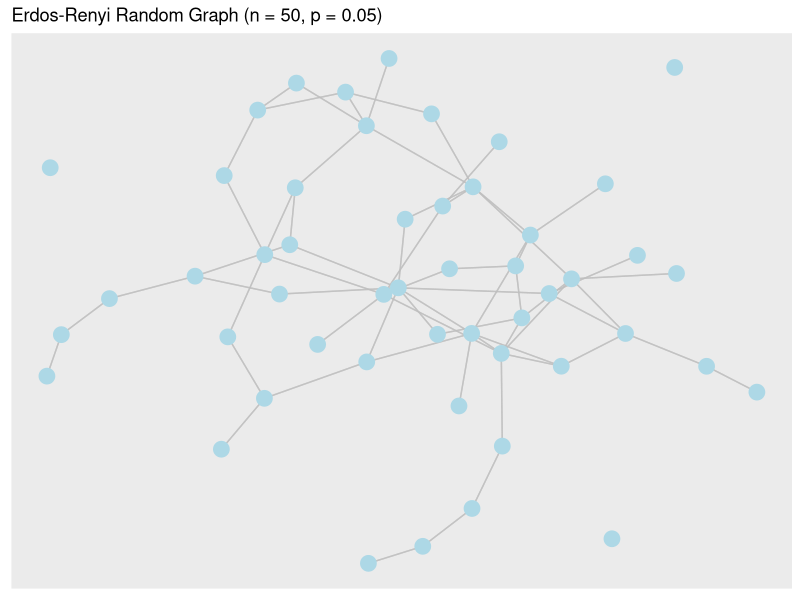
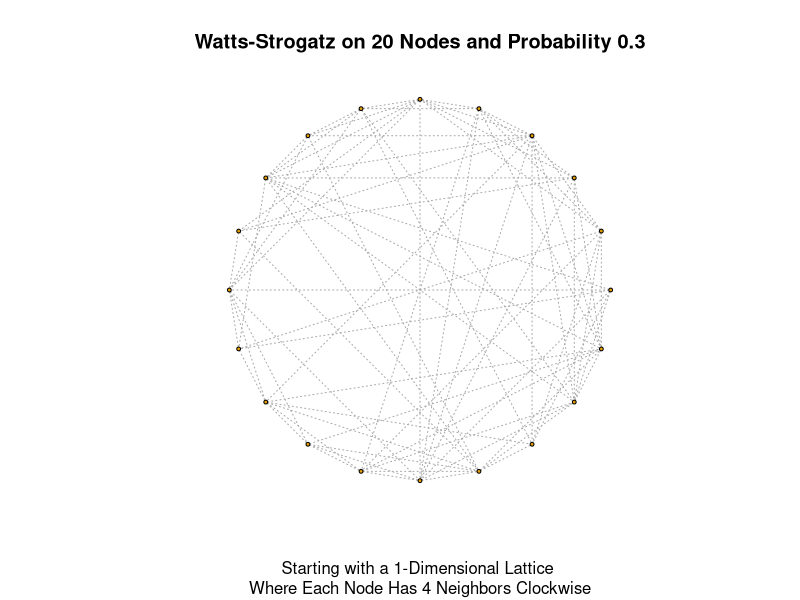
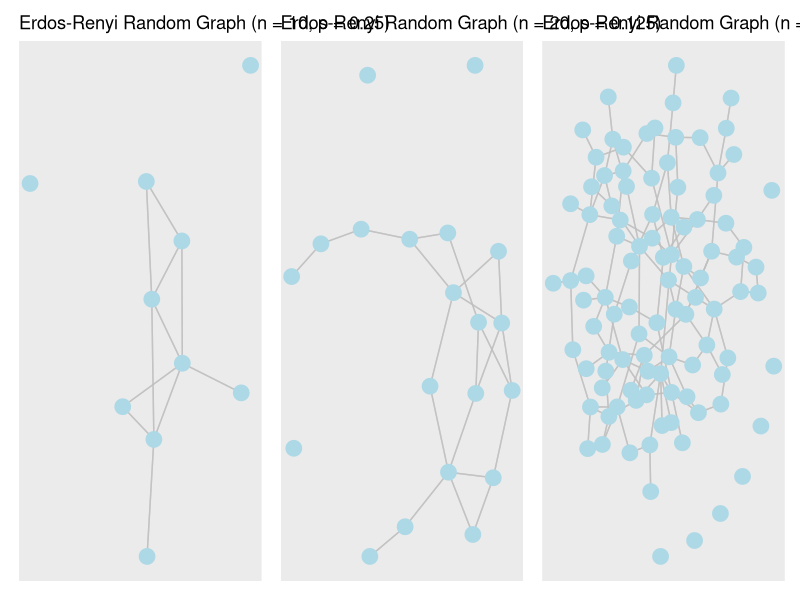
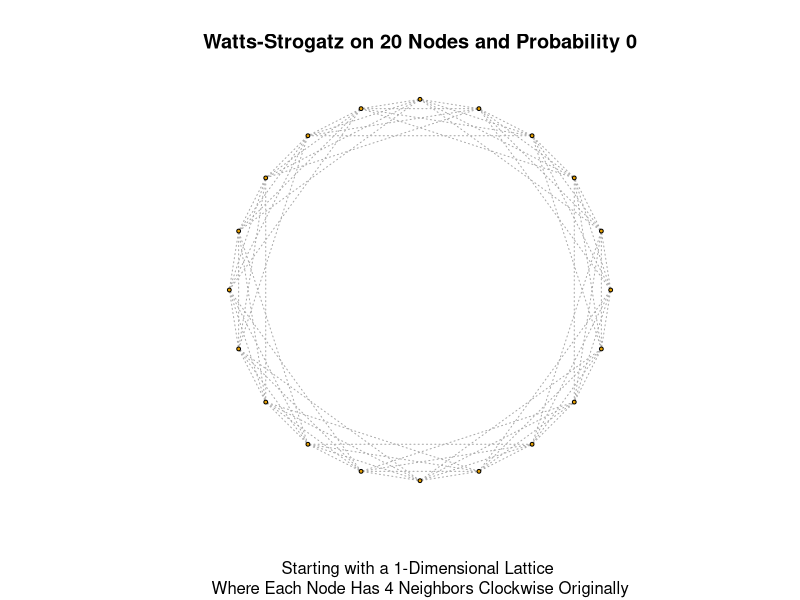
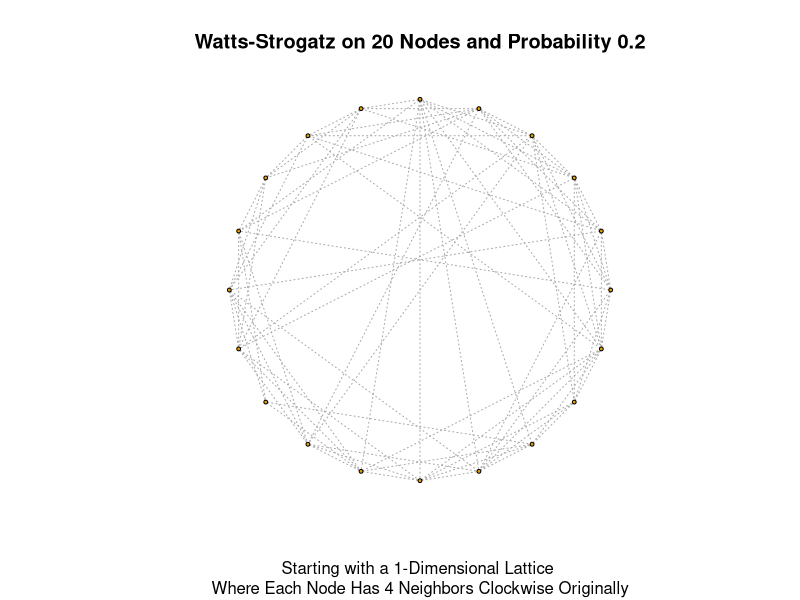
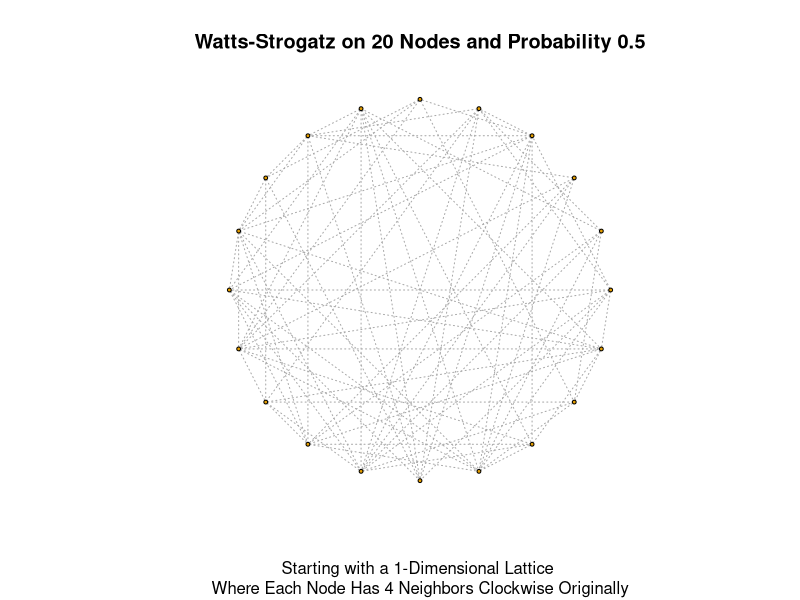
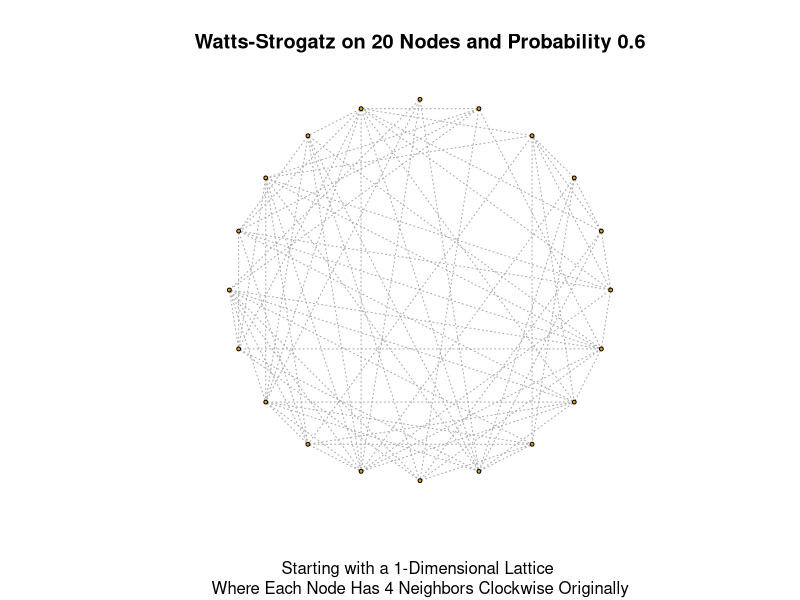
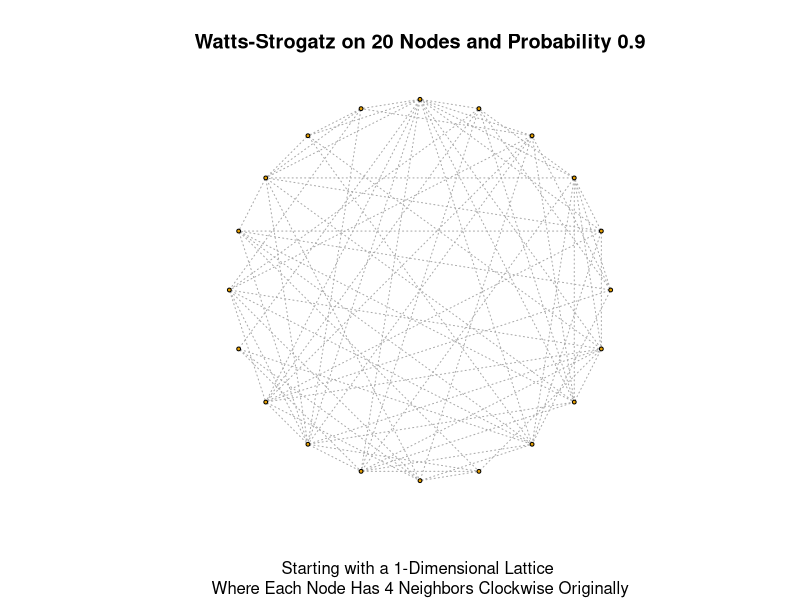

Reproduce these figures in R, in order.
# load required packages
library(ggraph)
library(igraph)
library(tidygraph)
library(dplyr)
library(patchwork)
library(glue)


# •	Simulate networks using two different models: 
# 1.	Erdös-Renyi graph G(n,p)

n = 50   # number of nodes
c = 2.5     # average degree
p = c/n   #connection probability

adj = matrix(0, n, n)     # create adjacency matrix

for(.i in 2:n){
  for(.j in 1:(.i-1)){    
    adj[.i, .j] = rbinom(1,1, p) 
    
  }
}

adj_mat <- adj + t(adj) # calculate the transpose

(ErdosRenyi_graph = graph_from_adjacency_matrix(adj_mat))

set.seed(1) # set seed for reproducing
# create plot of network
ER_plot <- ggraph(ErdosRenyi_graph, layout = "fr") +
  geom_edge_link(color = "grey", alpha = 0.7) + 
  geom_node_point(colour = "lightblue", size = 5, 
                  show.legend = FALSE) +
  labs(title = paste0("Erdos-Renyi Random Graph ",   
                      "(n = ", n, 
                      ", p = ", p, ")"))

ER_plot

# 2.	Watts-Strogatz graph (small world)
set.seed(2) #set seed for reproducing

n <- 20 # order of the graph
dim <- 1 # dimension of grid
nei <- 4 # number of neighbors in grid
p <- 0.3 # probability

# creating an example of model
(WS_graph <- sample_smallworld(dim, n, nei, p))

#create plot of network
plot(WS_graph, 
     layout = layout_in_circle, 
     vertex.size = 2, 
     vertex.label = NA, 
     edge.lty = 3,
     main = glue('Watts-Strogatz on ', n, ' Nodes and Probability ', p),
     sub = glue('Starting with a ', dim , 
                '-Dimensional Lattice \n Where Each Node Has ', nei, 
                ' Neighbors Clockwise'))

# •	Use the network statistics to compare the two models, and answer the following questions:
# 1.	What is the effect of choosing different parameters in the models?

# different probablities
# Erdös-Renyi
# different number of nodes
n = 10   # number of nodes
c = 2.5     # average degree
p = c/n   #connection probability

adj = matrix(0, n, n)     # create adjacency matrix

for(.i in 2:n){
  for(.j in 1:(.i-1)){    
    adj[.i, .j] = rbinom(1,1, p) 
    
  }
}

adj_mat <- adj + t(adj) # calculate the transpose

(ErdosRenyi_graph = graph_from_adjacency_matrix(adj_mat))

set.seed(6) # set seed for reproducing
# create plot of network
n10 <- ggraph(ErdosRenyi_graph, layout = "fr") +
  geom_edge_link(color = "grey", alpha = 0.7) + 
  geom_node_point(colour = "lightblue", size = 5, 
                  show.legend = FALSE) +
  labs(title = paste0("Erdos-Renyi Random Graph ",   
                      "(n = ", n, 
                      ", p = ", p, ")"))


n = 20   # number of nodes
c = 2.5     # average degree
p = c/n   #connection probability

adj = matrix(0, n, n)     # create adjacency matrix

for(.i in 2:n){
  for(.j in 1:(.i-1)){    
    adj[.i, .j] = rbinom(1,1, p) 
    
  }
}

adj_mat <- adj + t(adj) # calculate the transpose

(ErdosRenyi_graph = graph_from_adjacency_matrix(adj_mat))

set.seed(7) # set seed for reproducing
# create plot of network
n20 <- ggraph(ErdosRenyi_graph, layout = "fr") +
  geom_edge_link(color = "grey", alpha = 0.7) + 
  geom_node_point(colour = "lightblue", size = 5, 
                  show.legend = FALSE) +
  labs(title = paste0("Erdos-Renyi Random Graph ",   
                      "(n = ", n, 
                      ", p = ", p, ")"))


n = 100   # number of nodes
c = 2.5     # average degree
p = c/n   #connection probability

adj = matrix(0, n, n)     # create adjacency matrix

for(.i in 2:n){
  for(.j in 1:(.i-1)){    
    adj[.i, .j] = rbinom(1,1, p) 
    
  }
}

adj_mat <- adj + t(adj) # calculate the transpose

(ErdosRenyi_graph = graph_from_adjacency_matrix(adj_mat))

set.seed(8) # set seed for reproducing
# create plot of network
n100 <- ggraph(ErdosRenyi_graph, layout = "fr") +
  geom_edge_link(color = "grey", alpha = 0.7) + 
  geom_node_point(colour = "lightblue", size = 5, 
                  show.legend = FALSE) +
  labs(title = paste0("Erdos-Renyi Random Graph ",   
                      "(n = ", n, 
                      ", p = ", p, ")"))


n10 + n20 + n100

# Small world
set.seed(3)
n <- 20 # order of the graph
dim <- 1 # dimension of original grid
nei <- 4 # number of neighbors in original grid

for (p in c(0, 0.2, 0.5, 0.6, 0.9, 1)) {
  # creating an example of G(n, p) model
  sw_graph <- sample_smallworld(dim, n, nei, p)
  
  plot(sw_graph, 
       layout = layout_in_circle, 
       vertex.size = 2, 
       vertex.label = NA, 
       edge.lty = 3,
       main = glue('Watts-Strogatz on ', n, ' Nodes and Probability ', p),
       sub = glue('Starting with a ', dim , 
                  '-Dimensional Lattice \n Where Each Node Has ', nei, 
                  ' Neighbors Clockwise Originally'))
  
  writeLines('\n')
  
}

# different neighbours
set.seed(4)
n <- 20 # order of the graph
dim <- 1 # dimension of original grid
p <- 0.5 # probability

for (nei in c(0, 2, 5, 10)) {
  # creating an example of G(n, p) model
  sw_graph <- sample_smallworld(dim, n, nei, p)
  
  plot(sw_graph, 
       layout = layout_in_circle, 
       vertex.size = 2, 
       vertex.label = NA, 
       edge.lty = 3,
       main = glue('Watts-Strogatz on ', n, ' Nodes and Probability ', p),
       sub = glue('Starting with a ', dim , 
                  '-Dimensional Lattice \n Where Each Node Has ', nei, 
                  ' Neighbors Clockwise Originally'))
  
  writeLines('\n')
  
}

# different number nodes
set.seed(5)
nei <- 3 # order of the graph
dim <- 1 # dimension of original grid
p <- 0.5 # probability

for (n in c(2, 5, 10, 15, 20)) {
  # creating an example of G(n, p) model
  sw_graph <- sample_smallworld(dim, n, nei, p)
  
  plot(sw_graph, 
       layout = layout_in_circle, 
       vertex.size = 2, 
       vertex.label = NA, 
       edge.lty = 3,
       main = glue('Watts-Strogatz on ', n, ' Nodes and Probability ', p),
       sub = glue('Starting with a ', dim , 
                  '-Dimensional Lattice \n Where Each Node Has ', nei, 
                  ' Neighbors Clockwise Originally'))
  
  writeLines('\n')
  
}


# 2.	How do the node degree distributions differ in the different models?
# 3.	How does the clustering coefficient vary across the models?
  
